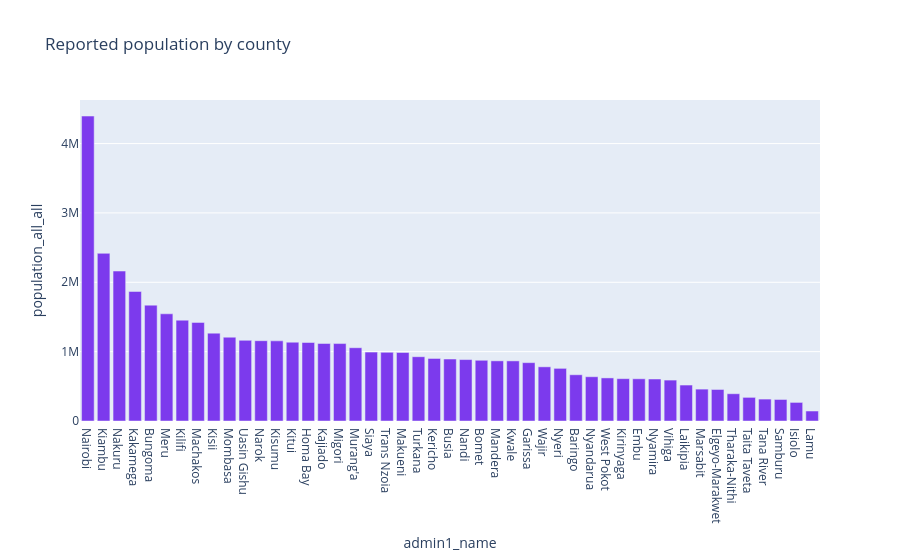

The code cell stored with this chart in its notebook:
### Markdown cell above
### Understanding the age-sex summary

This table lists, for each age-sex group, the number of observations and its mean, median, minimum and maximum across counties. The **median** is the middle county value when the 47 counts are ordered.

For ages 0 to 4, the median is **56,989 females** and **57,159 males**. Comparing the median with the mean and extremes helps reveal groups whose values vary widely between counties. Do not add these median values to obtain a national population.

### Code cell
figures['county_population'].show()

### Figure 1 — Plotly figure (JSON) as saved in the notebook; plotly's stock layout.template omitted (floating-point values rounded to 4 significant figures)
{"data": [{"alignmentgroup": "True", "hovertemplate": "admin1_name=%{x}<br>population_all_all=%{y}<extra></extra>", "legendgroup": "", "marker": {"color": "#7C3AED", "pattern": {"shape": ""}}, "name": "", "offsetgroup": "", "orientation": "v", "showlegend": false, "textposition": "auto", "type": "bar", "x": ["Nairobi", "Kiambu", "Nakuru", "Kakamega", "Bungoma", "Meru", "Kilifi", "Machakos", "Kisii", "Mombasa", "Uasin Gishu", "Narok", "Kisumu", "Kitui", "Homa Bay", "Kajiado", "Migori", "Murang'a", "Siaya", "Trans Nzoia", "Makueni", "Turkana", "Kericho", "Busia", "Nandi", "Bomet", "Mandera", "Kwale", "Garissa", "Wajir", "Nyeri", "Baringo", "Nyandarua", "West Pokot", "Kirinyaga", "Embu", "Nyamira", "Vihiga", "Laikipia", "Marsabit", "Elgeyo-Marakwet", "Tharaka-Nithi", "Taita Taveta", "Tana River", "Samburu", "Isiolo", "Lamu"], "xaxis": "x", "y": [4396828, 2417600, 2162107, 1867539, 1670535, 1545673, 1453762, 1421898, 1266822, 1208303, 1163158, 1157847, 1155551, 1136154, 1131927, 1117802, 1116401, 1056609, 993165, 990313, 987633, 926955, 901749, 893653, 885689, 875666, 867420, 866802, 841319, 781214, 759133, 666750, 638269, 621226, 610380, 608575, 605563, 590001, 518542, 459767, 454468, 393170, 340664, 315941, 310320, 267993, 143916], "yaxis": "y"}], "layout": {"barmode": "relative", "legend": {"tracegroupgap": 0}, "title": {"text": "Reported population by county"}, "xaxis": {"anchor": "y", "domain": [0, 1], "title": {"text": "admin1_name"}}, "yaxis": {"anchor": "x", "domain": [0, 1], "title": {"text": "population_all_all"}}}}
